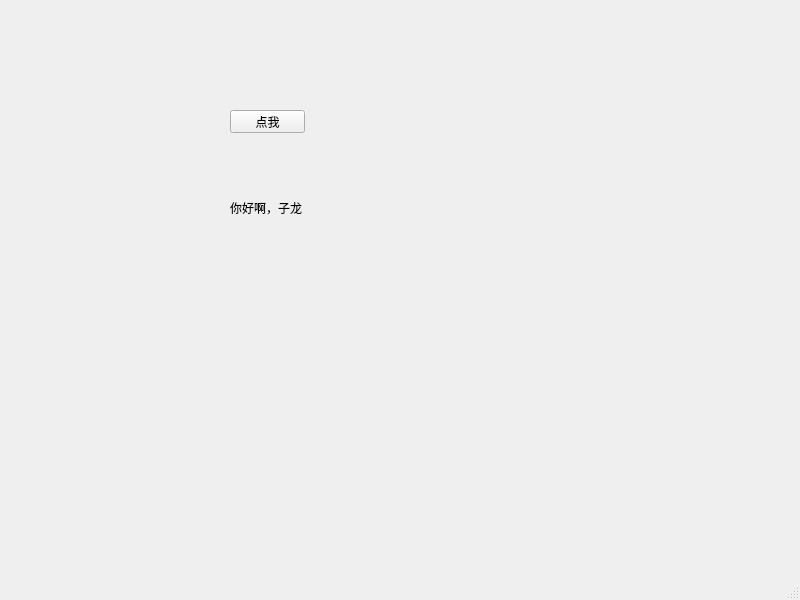
<?xml version="1.0" encoding="UTF-8"?>
<ui version="4.0">
 <class>MainWindow</class>
 <widget class="QMainWindow" name="MainWindow">
  <property name="geometry">
   <rect>
    <x>0</x>
    <y>0</y>
    <width>800</width>
    <height>600</height>
   </rect>
  </property>
  <property name="windowTitle">
   <string>MainWindow</string>
  </property>
  <widget class="QWidget" name="centralwidget">
   <widget class="QPushButton" name="pushButton">
    <property name="geometry">
     <rect>
      <x>230</x>
      <y>110</y>
      <width>75</width>
      <height>23</height>
     </rect>
    </property>
    <property name="text">
     <string>点我</string>
    </property>
   </widget>
   <widget class="QLabel" name="label">
    <property name="geometry">
     <rect>
      <x>230</x>
      <y>200</y>
      <width>111</width>
      <height>16</height>
     </rect>
    </property>
    <property name="text">
     <string>你好啊，子龙</string>
    </property>
   </widget>
  </widget>
  <widget class="QMenuBar" name="menubar">
   <property name="geometry">
    <rect>
     <x>0</x>
     <y>0</y>
     <width>800</width>
     <height>23</height>
    </rect>
   </property>
  </widget>
  <widget class="QStatusBar" name="statusbar"/>
 </widget>
 <resources/>
 <connections/>
</ui>
